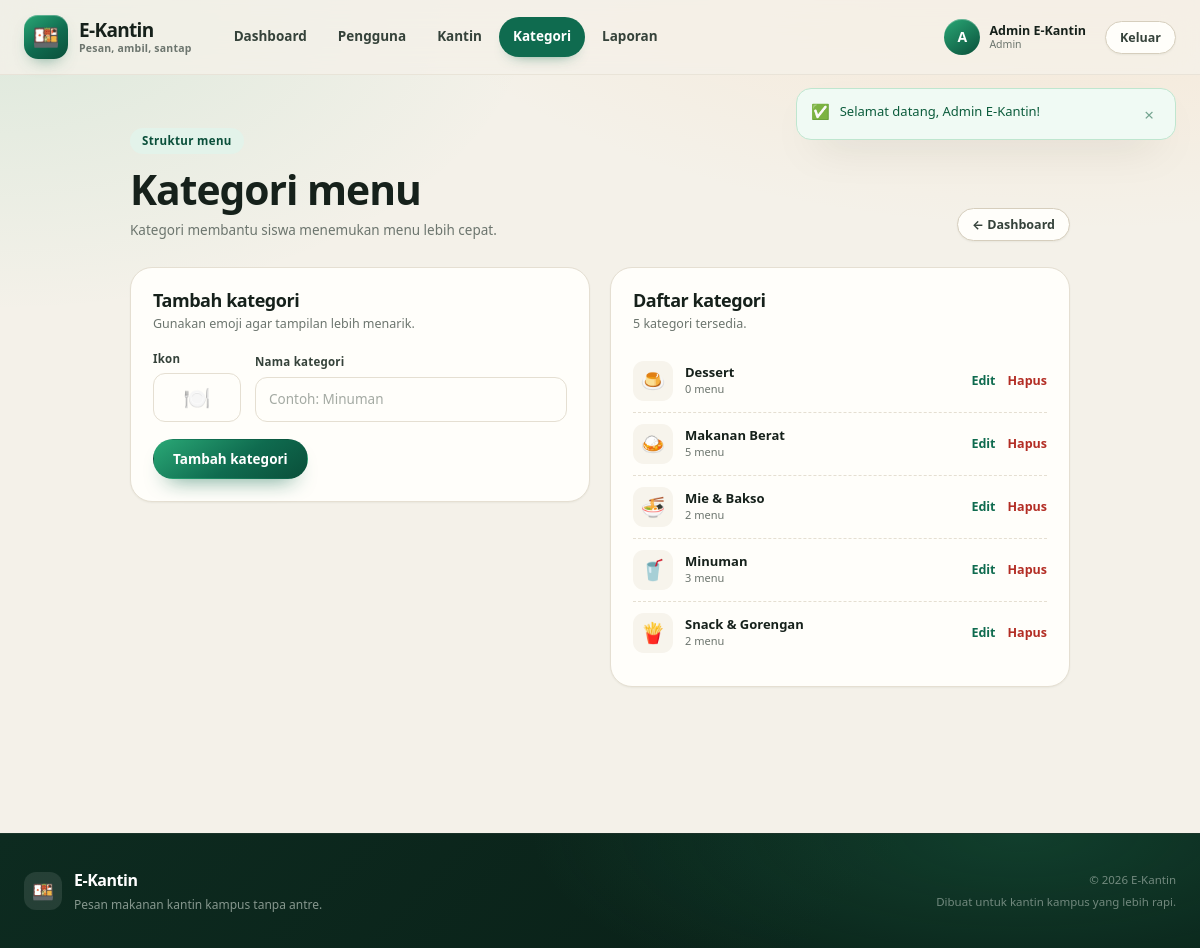
The app's page /admin/kategori.php (signed in) with its own data.
### tables this page shows
CREATE TABLE IF NOT EXISTS users (
  id INT UNSIGNED AUTO_INCREMENT PRIMARY KEY,
  nama VARCHAR(100) NOT NULL,
  email VARCHAR(150) NOT NULL UNIQUE,
  password VARCHAR(255) NOT NULL,
  role ENUM('admin','kantin','siswa') NOT NULL DEFAULT 'siswa',
  no_hp VARCHAR(20) DEFAULT NULL,
  kantin_id INT UNSIGNED DEFAULT NULL,
  created_at TIMESTAMP NOT NULL DEFAULT CURRENT_TIMESTAMP,
  CONSTRAINT fk_users_kantin FOREIGN KEY (kantin_id) REFERENCES kantin(id) ON DELETE SET NULL
);

CREATE TABLE IF NOT EXISTS kategori (
  id INT UNSIGNED AUTO_INCREMENT PRIMARY KEY,
  nama VARCHAR(60) NOT NULL,
  ikon VARCHAR(10) NOT NULL DEFAULT '🍽️'
);

### includes/functions.php (called while the page is built, shortened)
<?php
function url(string $path = ''): string
{
    return BASE_URL . '/' . ltrim($path, '/');
}
function e(mixed $value): string
{
    return htmlspecialchars((string) $value, ENT_QUOTES, 'UTF-8');
}
function take_flashes(): array
{
    $flashes = $_SESSION['flash'] ?? [];
    return $flashes;
}
function current_user(): ?array
{
    global $pdo;
    static $cached = false;
    if ($cached !== false) {
        return $cached;
    }
    $stmt = $pdo->prepare(
        'SELECT u.*, k.nama AS nama_kantin, k.is_open AS kantin_open
         FROM users u
         LEFT JOIN kantin k ON k.id = u.kantin_id
         WHERE u.id = ?'
    );
    $stmt->execute([(int) $_SESSION['user_id']]);
    $user = $stmt->fetch();
    return $cached = $user;
}
function require_login(): array
{
    $user = current_user();
    return $user;
}
function require_role(string $role): array
{
    $user = require_login();
    return $user;
}
function role_label(string $role): string
{
    return match ($role) {
        'admin'  => 'Admin',
        'kantin' => 'Pengelola Kantin',
        default  => 'Siswa',
    };
}

### admin/kategori.php (the view, shortened to what this page needs)
<?php
require __DIR__ . '/../config.php';
$user = require_role('admin');
$editing = null;
$kategoris = $pdo->query(
    'SELECT k.*, (SELECT COUNT(*) FROM menu m WHERE m.kategori_id = k.id) AS jumlah_menu
     FROM kategori k ORDER BY k.nama'
)->fetchAll();
$active = 'kategori';
require __DIR__ . '/../includes/header.php';
?>
<section class="section narrow">
    <div class="page-head">
        <div>
            <span class="eyebrow">Struktur menu</span>
            <h1>Kategori menu</h1>
            <p class="section-sub">Kategori membantu siswa menemukan menu lebih cepat.</p>
        </div>
        <a class="btn btn-ghost btn-sm" href="<?= e(url('admin/index.php')) ?>">← Dashboard</a>
    </div>
    <div class="two-col">
        <div class="panel">
            <div class="panel-head">
                <h2><?= $editing ? 'Edit kategori' : 'Tambah kategori' ?></h2>
                <p>Gunakan emoji agar tampilan lebih menarik.</p>
            </div>
            <form method="post" class="stack-form">
                <div class="form-row emoji-row">
                    <label class="field emoji-field">
                        <span>Ikon</span>
                        <input type="text" name="ikon" value="<?= e($editing['ikon'] ?? '🍽️') ?>" maxlength="8">
                    </label>
                    <label class="field grow">
                        <span>Nama kategori</span>
                        <input type="text" name="nama" value="<?= e($editing['nama'] ?? '') ?>" placeholder="Contoh: Minuman" required>
                    </label>
                </div>
                <div class="form-actions">
                    <button class="btn btn-primary" type="submit"><?= $editing ? 'Simpan perubahan' : 'Tambah kategori' ?></button>
                </div>
            </form>
        </div>
        <div class="panel">
            <div class="panel-head">
                <h2>Daftar kategori</h2>
                <p><?= count($kategoris) ?> kategori tersedia.</p>
            </div>
            <div class="category-list">
                <?php foreach ($kategoris as $kategori): ?>
                    <div class="category-item">
                        <span class="category-icon"><?= e($kategori['ikon']) ?></span>
                        <div class="category-info">
                            <strong><?= e($kategori['nama']) ?></strong>
                            <small><?= (int) $kategori['jumlah_menu'] ?> menu</small>
                        </div>
                        <div class="table-actions">
                            <a class="link-more" href="<?= e(url('admin/kategori.php?edit=' . (int) $kategori['id'])) ?>">Edit</a>
                            <form method="post" data-confirm="Hapus kategori <?= e($kategori['nama']) ?>? Menu terkait akan menjadi tanpa kategori.">
                                <button class="link-danger" type="submit">Hapus</button>
                            </form>
                        </div>
                    </div>
                <?php endforeach; ?>
            </div>
        </div>
    </div>
</section>
<?php require __DIR__ . '/../includes/footer.php'; ?>

### includes/header.php (shortened to what this page needs)
<?php
$user = current_user();
$active = $active ?? '';
$bodyClass = $bodyClass ?? '';
?>
<!DOCTYPE html>
<html lang="id">
<head>
    <link rel="stylesheet" href="<?= e(url('assets/style.css')) ?>">
</head>
<body class="<?= e($bodyClass) ?>">
<header class="site-header" data-header>
    <div class="container nav-wrap">
        <a class="brand" href="<?= e(url('index.php')) ?>">
            <span class="brand-mark">🍱</span>
            <span class="brand-text">
                <strong>E-Kantin</strong>
                <small>Pesan, ambil, santap</small>
            </span>
        </a>
        <nav class="main-nav" data-nav>
            <?php if (!$user): ?>
                <a class="<?= $active === 'menu' ? 'active' : '' ?>" href="<?= e(url('index.php')) ?>">Menu</a>
            <?php elseif ($user['role'] === 'siswa'): ?>
                <a class="<?= $active === 'menu' ? 'active' : '' ?>" href="<?= e(url('index.php')) ?>">Menu</a>
                <a class="<?= $active === 'pesanan' ? 'active' : '' ?>" href="<?= e(url('pesanan.php')) ?>">Pesanan Saya</a>
            <?php else: ?>
                <a class="<?= $active === 'dashboard' ? 'active' : '' ?>" href="<?= e(url('admin/index.php')) ?>">Dashboard</a>
                <a class="<?= $active === 'pengguna' ? 'active' : '' ?>" href="<?= e(url('admin/pengguna.php')) ?>">Pengguna</a>
                <a class="<?= $active === 'kantin' ? 'active' : '' ?>" href="<?= e(url('admin/kantin.php')) ?>">Kantin</a>
                <a class="<?= $active === 'kategori' ? 'active' : '' ?>" href="<?= e(url('admin/kategori.php')) ?>">Kategori</a>
                <a class="<?= $active === 'laporan' ? 'active' : '' ?>" href="<?= e(url('admin/laporan.php')) ?>">Laporan</a>
            <?php endif; ?>
        </nav>
        <div class="nav-actions">
            <?php if ($user): ?>
                <div class="user-menu">
                    <a class="user-chip" href="<?= e(url('akun.php')) ?>">
                        <span class="avatar"><?= e(strtoupper(mb_substr($user['nama'], 0, 1))) ?></span>
                        <span class="user-chip-text">
                            <strong><?= e($user['nama']) ?></strong>
                            <small><?= e(role_label($user['role'])) ?></small>
                        </span>
                    </a>
                    <a class="btn btn-ghost btn-sm" href="<?= e(url('logout.php')) ?>">Keluar</a>
                </div>
            <?php else: ?>
                <a class="btn btn-ghost btn-sm" href="<?= e(url('login.php')) ?>">Masuk</a>
                <a class="btn btn-primary btn-sm" href="<?= e(url('register.php')) ?>">Daftar</a>
            <?php endif; ?>
        </div>
    </div>
</header>
<?php $flashes = take_flashes(); ?>
<?php if ($flashes): ?>
    <div class="container flash-stack">
        <?php foreach ($flashes as $item): ?>
            <div class="flash flash-<?= e($item['type']) ?>" role="status" data-flash>
                <span class="flash-icon"><?= $item['type'] === 'success' ? '✅' : ($item['type'] === 'error' ? '⚠️' : 'ℹ️') ?></span>
                <span><?= e($item['message']) ?></span>
                <button type="button" class="flash-close" aria-label="Tutup" data-flash-close>×</button>
            </div>
        <?php endforeach; ?>
    </div>
<?php endif; ?>
<main class="page">

### records on screen
users: nama "A", nama "Admin E-Kantin", role "Admin"
kategori: ikon "🍮", nama "Dessert", jumlah_menu "0"
kategori: ikon "🍛", nama "Makanan Berat", jumlah_menu "5"
kategori: ikon "🍜", nama "Mie & Bakso", jumlah_menu "2"
kategori: ikon "🥤", nama "Minuman", jumlah_menu "3"
kategori: ikon "🍟", nama "Snack & Gorengan", jumlah_menu "2"

### other values on screen
$item['message'] "Selamat datang, Admin E-Kantin!"
count($kategoris) "5"
